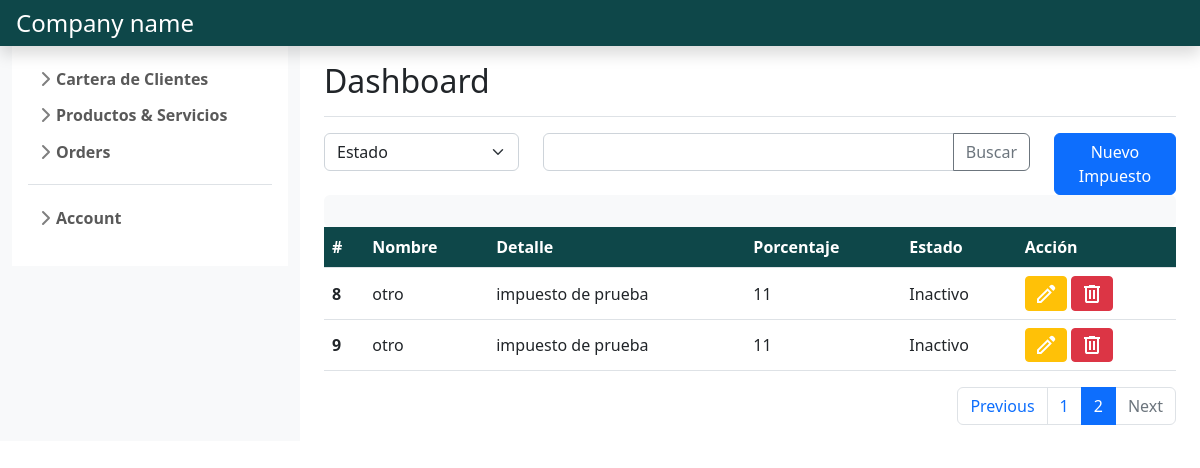
Page /product_and_services/gestion_impuestos/?page=2 (signed in) on the earlier database version.
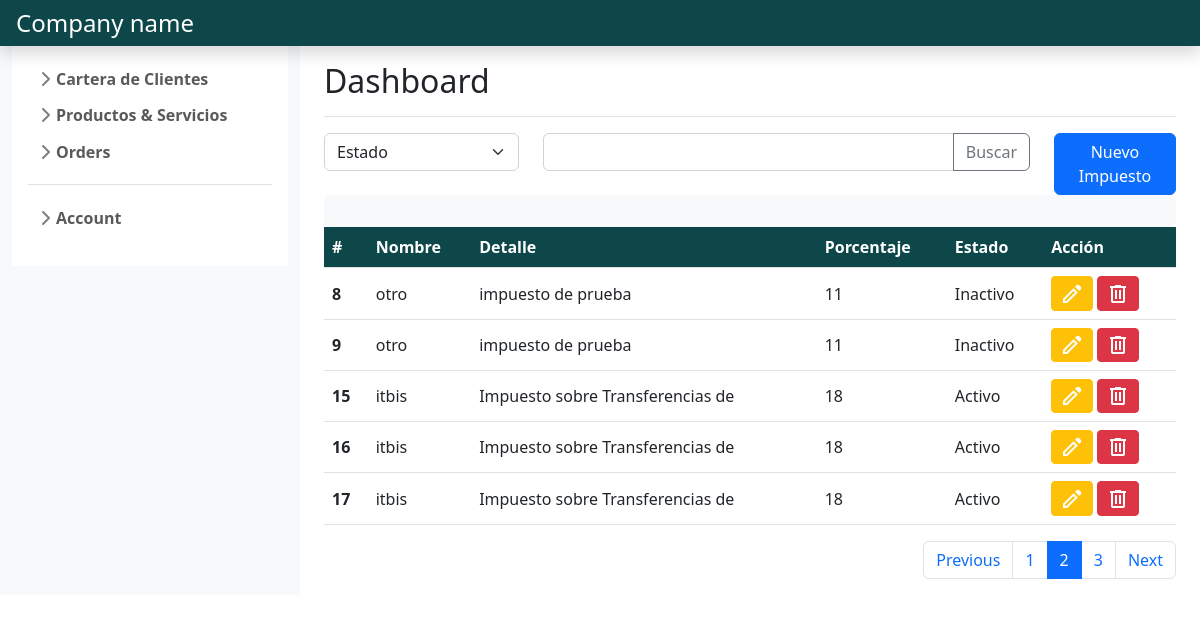
Same page on the later database version.
### product_services_management/models.py (models this page shows, shortened)
class Impuesto(models.Model):
    nombre= models.CharField(max_length=10)
    detalle= models.CharField(max_length=60)
    porcentaje= models.DecimalField(max_digits=3, decimal_places=0)
    estado= models.BooleanField(default=True)
    creado= models.DateTimeField(auto_now_add=True)
    actualizado= models.DateTimeField(auto_now=True)

### product_services_management/views.py (the view)
# urls.py: urlpatterns= [path('gestion_impuestos/', views.gestion_impuestos, name='gestion impuestos'),
@login_required
def gestion_impuestos(request):
    if request.method == 'GET':
        impuestos= Paginator(Impuesto.objects.all().order_by('id'), 5)
        if request.GET.get('page'):
            page_number= request.GET.get('page')
            impuesto_page= impuestos.get_page(page_number)
            return render(request, 'gestion_impuestos.html',
            {'impuestos': impuesto_page,
            'form':FormModificarImpuesto}
            )
        else:
            impuesto_page= impuestos.get_page(1)
            return render(request, 'gestion_impuestos.html',
            {'impuestos': impuesto_page,
            'form':FormModificarImpuesto}
            )
    else:
        data_json_string = str(request.POST.get('json'))
        json_file = json.loads(data_json_string)
        if json_file['codigo'] == 1:
            data = json.dumps(Impuesto.objects.get(id=json_file['impuestoid']))
            return JsonResponse({'data': data})

### product_services_management/templates/gestion_impuestos.html
{% extends "base.html" %}
{% load static %}
{% block content %}
    <div class="row">
        <div class="col-md-3">
            <select class="form-select" id="inputGroupSelect01">
                {% for field in form %}
                <option value="{{field.label}}" selected>{{field.label}}</option>
                {% endfor %}
            </select>
        </div>
        <div class="col-md-7">
            <div class="input-group mb-3 ">
                <input type="text" class="form-control" aria-label="Text input with dropdown button">
                <button class="btn btn-outline-secondary" type="button" id="button-addon1">Buscar</button>
            </div>
        </div>
        <div class="col-md-2">
            <a class="btn btn-primary" href="{% url 'crear impuesto' %}">Nuevo Impuesto</a>
        </div>
    </div>
    <table class="table table-hover align-middle">
        <thead class="text-white" style="background-color: #0E4749;">
            <tr>
                <th scope="col">#</th>
                <th scope="col">Nombre</th>
                <th scope="col">Detalle</th>
                <th scope="col"></th>
                <th scope="col">Porcentaje</th>
                <th scope="col">Estado</th>
                <th scope="col">Acción</th>
            </tr>
        </thead>
        <tbody>
            <div data-bs-spy="scroll" data-bs-root-margin="0px 0px -40%" data-bs-smooth-scroll="true" class="scrollspy-example bg-light p-3 rounded-2">
                {% for imp in impuestos %}
                <tr>
                    <th scope="row">{{imp.id}}</th>
                    <td>{{imp.nombre}}</td>
                    <td colspan="2">{{imp.detalle}}</td>
                    <td>{{imp.porcentaje}}</td>
                    <td>{% if imp.estado %}Activo{% else %}Inactivo{% endif %}</td>
                    <td>
                        <a class="btn btn-sm btn-warning" href="{% url 'modificar impuesto' imp.id %}" role="button">
                            <svg xmlns="http://www.w3.org/2000/svg" height="24" width="24" style="fill:#FFF"><path d="M5 19h1.4l8.625-8.625-1.4-1.4L5 17.6ZM19.3 8.925l-4.25-4.2 1.4-1.4q.575-.575 1.413-.575.837 0 1.412.575l1.4 1.4q.575.575.6 1.388.025.812-.55 1.387ZM17.85 10.4 7.25 21H3v-4.25l10.6-10.6Zm-3.525-.725-.7-.7 1.4 1.4Z"/></svg>
                        </a>
                        <a class="btn btn-sm btn-danger" href="">
                            <svg xmlns="http://www.w3.org/2000/svg" height="24" width="24" style="fill:#FFF"><path d="M7 21q-.825 0-1.412-.587Q5 19.825 5 19V6H4V4h5V3h6v1h5v2h-1v13q0 .825-.587 1.413Q17.825 21 17 21ZM17 6H7v13h10ZM9 17h2V8H9Zm4 0h2V8h-2ZM7 6v13Z"/></svg>
                        </a>
                    </td>
                </tr>
                {% endfor %}
            </div>
        </tbody>
    </table>
    <nav aria-label="Page navigation example">
        <ul class="pagination justify-content-end">
            <li class="page-item {% if not impuestos.has_previous %} disabled {% endif %}">
                <a class="page-link" {% if impuestos.has_previous %} href="?page={{ impuestos.previous_page_number }}" {% endif %}>Previous</a>
            </li>
            {% for i in impuestos.paginator.page_range %}
              {% if i == impuestos.number %}
                  <li class="page-item active">
                      <a class="page-link" href="#">{{ i }}</a>
                  </li>
              {% else %}
                  <li class="page-item">
                      <a class="page-link" href="?page={{ i }}">{{ i }}</a>
                  </li>
              {% endif %}
          {% endfor %}
          <li class="page-item {% if not impuestos.has_next %} disabled {% endif %}" >
            <a class="page-link" {% if impuestos.has_next %} href="?page={{ impuestos.next_page_number }}" {% endif %}>Next</a>
          </li>
        </ul>
      </nav>
{% endblock %}

### main/templates/base.html (shortened to what this page needs)
{% if user.is_authenticated %}
{% load static %}
<!DOCTYPE html>
<html lang="en">
<head>
    <link rel="stylesheet" href="{% static '/style/bootstrap/css/bootstrap.min.css' %}">
    <link rel="stylesheet" href="{% static '/style/css/sidebars.css' %}" >
  </head>
  <body>
    <header class="navbar navbar-dark sticky-top flex-md-nowrap p-0 shadow" style="background-color: #0E4749;">
      <a class="navbar-brand col-md-3 col-lg-2 me-0 px-3 fs-4" href="#">Company name</a>
    </header>
    <div class="container-fluid">
      <div class="row">
        <nav id="sidebarMenu" class="col-md-4 col-lg-3 d-md-block bg-light sidebar collapse ">
          <div class="position-sticky pt-3 sidebar-sticky p-3 bg-white fs-5">
            <ul class="list-unstyled ps-0">
              <li class="mb-1">
                <button class="btn btn-toggle d-inline-flex align-items-center rounded border-0 collapsed" data-bs-toggle="collapse" data-bs-target="#dashboard-collapse" aria-expanded="false">
                  Cartera de Clientes
                </button>
              </li>
              <li class="mb-1">
                <button class="btn btn-toggle d-inline-flex align-items-center rounded border-0 collapsed" data-bs-toggle="collapse" data-bs-target="#home-collapse" aria-expanded="false">
                  Productos & Servicios
                </button>
              </li>
              <li class="mb-1">
                <button class="btn btn-toggle d-inline-flex align-items-center rounded border-0 collapsed" data-bs-toggle="collapse" data-bs-target="#orders-collapse" aria-expanded="false">
                  Orders
                </button>
              </li>
              <li class="border-top my-3"></li>
              <li class="mb-1">
                <button class="btn btn-toggle d-inline-flex align-items-center rounded border-0 collapsed" data-bs-toggle="collapse" data-bs-target="#account-collapse" aria-expanded="false">
                  Account
                </button>
              </li>
            </ul>
          </div>
        </nav>
        <main class="col-md-8 ms-sm-auto col-lg-9 px-md-4">
          <div class="d-flex justify-content-between flex-wrap flex-md-nowrap align-items-center pt-3 pb-2 mb-3 border-bottom">
            <h1 class="h2">Dashboard</h1>
          </div>
          {% block content %}
          {% endblock %}
        </main>
      </div>
    </div>
  </body>
</html>
{% endif %}

### main/static/style/css/sidebars.css (style rules this page uses)
body { min-height: 100vh; min-height: -webkit-fill-available; }
html { height: -webkit-fill-available; }
main { height: 100vh; height: -webkit-fill-available; max-height: 100vh; overflow-x: auto; overflow-y: hidden; }
.btn-toggle { padding: .25rem .5rem; font-weight: 600; color: rgba(0, 0, 0, .65); background-color: transparent; }
.btn-toggle::before { width: 1.25em; line-height: 0; transition: transform .35s ease; transform-origin: .5em 50%; }

Differences in the rows shown:
added Impuesto: id "15", nombre "itbis", detalle "Impuesto sobre Transferencias de", porcentaje "18", estado "Activo"
added Impuesto: id "16", nombre "itbis", detalle "Impuesto sobre Transferencias de", porcentaje "18", estado "Activo"
added Impuesto: id "17", nombre "itbis", detalle "Impuesto sobre Transferencias de", porcentaje "18", estado "Activo"
Other differences:
new list line: "3"
